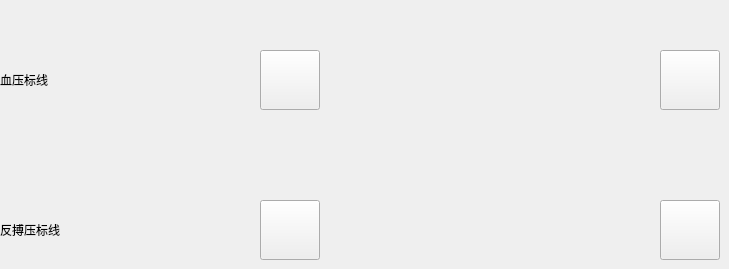
   <widget class="QWidget" name="page_5">
    <widget class="QLabel" name="label_18">
     <property name="geometry">
      <rect>
       <x>0</x>
       <y>200</y>
       <width>217</width>
       <height>60</height>
      </rect>
     </property>
     <property name="minimumSize">
      <size>
       <width>217</width>
       <height>60</height>
      </size>
     </property>
     <property name="maximumSize">
      <size>
       <width>217</width>
       <height>60</height>
      </size>
     </property>
     <property name="text">
      <string>反搏压标线</string>
     </property>
    </widget>
    <widget class="QLabel" name="label_26">
     <property name="geometry">
      <rect>
       <x>0</x>
       <y>50</y>
       <width>217</width>
       <height>60</height>
      </rect>
     </property>
     <property name="minimumSize">
      <size>
       <width>217</width>
       <height>60</height>
      </size>
     </property>
     <property name="maximumSize">
      <size>
       <width>217</width>
       <height>60</height>
      </size>
     </property>
     <property name="text">
      <string>血压标线</string>
     </property>
    </widget>
    <widget class="QPushButton" name="Blood_Pressure_Increase_Botton">
     <property name="geometry">
      <rect>
       <x>260</x>
       <y>50</y>
       <width>60</width>
       <height>60</height>
      </rect>
     </property>
     <property name="minimumSize">
      <size>
       <width>60</width>
       <height>60</height>
      </size>
     </property>
     <property name="maximumSize">
      <size>
       <width>60</width>
       <height>60</height>
      </size>
     </property>
     <property name="text">
      <string/>
     </property>
    </widget>
    <widget class="QPushButton" name="Blood_Pressure_Drops_Botton">
     <property name="geometry">
      <rect>
       <x>660</x>
       <y>50</y>
       <width>60</width>
       <height>60</height>
      </rect>
     </property>
     <property name="minimumSize">
      <size>
       <width>60</width>
       <height>60</height>
      </size>
     </property>
     <property name="maximumSize">
      <size>
       <width>60</width>
       <height>60</height>
      </size>
     </property>
     <property name="text">
      <string/>
     </property>
    </widget>
    <widget class="QPushButton" name="Increased_Counterpulsation_Pressure_Botton">
     <property name="geometry">
      <rect>
       <x>260</x>
       <y>200</y>
       <width>60</width>
       <height>60</height>
      </rect>
     </property>
     <property name="minimumSize">
      <size>
       <width>60</width>
       <height>60</height>
      </size>
     </property>
     <property name="maximumSize">
      <size>
       <width>60</width>
       <height>60</height>
      </size>
     </property>
     <property name="text">
      <string/>
     </property>
    </widget>
    <widget class="QPushButton" name="Counterpulsation_Pressure_Reduction_Botton">
     <property name="geometry">
      <rect>
       <x>660</x>
       <y>200</y>
       <width>60</width>
       <height>60</height>
      </rect>
     </property>
     <property name="minimumSize">
      <size>
       <width>60</width>
       <height>60</height>
      </size>
     </property>
     <property name="maximumSize">
      <size>
       <width>60</width>
       <height>60</height>
      </size>
     </property>
     <property name="text">
      <string/>
     </property>
    </widget>
    <widget class="QLabel" name="Label_13">
     <property name="geometry">
      <rect>
       <x>370</x>
       <y>50</y>
       <width>225</width>
       <height>60</height>
      </rect>
     </property>
     <property name="minimumSize">
      <size>
       <width>225</width>
       <height>60</height>
      </size>
     </property>
     <property name="maximumSize">
      <size>
       <width>225</width>
       <height>60</height>
      </size>
     </property>
     <property name="text">
      <string/>
     </property>
    </widget>
    <widget class="QLabel" name="Label_14">
     <property name="geometry">
      <rect>
       <x>380</x>
       <y>200</y>
       <width>225</width>
       <height>60</height>
      </rect>
     </property>
     <property name="minimumSize">
      <size>
       <width>225</width>
       <height>60</height>
      </size>
     </property>
     <property name="maximumSize">
      <size>
       <width>225</width>
       <height>60</height>
      </size>
     </property>
     <property name="text">
      <string/>
     </property>
    </widget>
    <widget class="QLabel" name="Blood_Pressure_Reading_Label">
     <property name="geometry">
      <rect>
       <x>370</x>
       <y>50</y>
       <width>225</width>
       <height>60</height>
      </rect>
     </property>
     <property name="minimumSize">
      <size>
       <width>225</width>
       <height>60</height>
      </size>
     </property>
     <property name="maximumSize">
      <size>
       <width>225</width>
       <height>60</height>
      </size>
     </property>
     <property name="text">
      <string/>
     </property>
    </widget>
    <widget class="QLabel" name="Anti_embolism_Pressure_Reading_Label">
     <property name="geometry">
      <rect>
       <x>370</x>
       <y>200</y>
       <width>225</width>
       <height>60</height>
      </rect>
     </property>
     <property name="minimumSize">
      <size>
       <width>225</width>
       <height>60</height>
      </size>
     </property>
     <property name="maximumSize">
      <size>
       <width>225</width>
       <height>60</height>
      </size>
     </property>
     <property name="text">
      <string/>
     </property>
    </widget>
   </widget>
